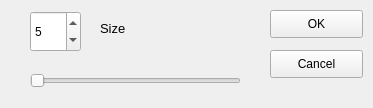
<?xml version="1.0" encoding="UTF-8"?>
<ui version="4.0">
 <class>Form</class>
 <widget class="QWidget" name="Form">
  <property name="geometry">
   <rect>
    <x>0</x>
    <y>0</y>
    <width>373</width>
    <height>108</height>
   </rect>
  </property>
  <property name="windowTitle">
   <string>Form</string>
  </property>
  <widget class="QSlider" name="slider_changeValue">
   <property name="geometry">
    <rect>
     <x>30</x>
     <y>70</y>
     <width>211</width>
     <height>22</height>
    </rect>
   </property>
   <property name="orientation">
    <enum>Qt::Horizontal</enum>
   </property>
  </widget>
  <widget class="QPushButton" name="pushButton">
   <property name="geometry">
    <rect>
     <x>270</x>
     <y>10</y>
     <width>93</width>
     <height>28</height>
    </rect>
   </property>
   <property name="text">
    <string>OK</string>
   </property>
  </widget>
  <widget class="QPushButton" name="pushButton_2">
   <property name="geometry">
    <rect>
     <x>270</x>
     <y>50</y>
     <width>93</width>
     <height>28</height>
    </rect>
   </property>
   <property name="text">
    <string>Cancel</string>
   </property>
  </widget>
  <widget class="QSpinBox" name="spinBox">
   <property name="geometry">
    <rect>
     <x>30</x>
     <y>11</y>
     <width>51</width>
     <height>41</height>
    </rect>
   </property>
   <property name="value">
    <number>5</number>
   </property>
  </widget>
  <widget class="QLabel" name="label">
   <property name="geometry">
    <rect>
     <x>100</x>
     <y>20</y>
     <width>55</width>
     <height>16</height>
    </rect>
   </property>
   <property name="font">
    <font>
     <pointsize>10</pointsize>
    </font>
   </property>
   <property name="text">
    <string>Size</string>
   </property>
  </widget>
 </widget>
 <resources/>
 <connections/>
</ui>
